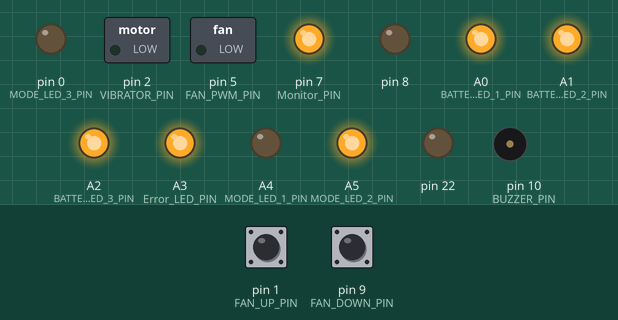
Bench run of a sketch on a simulated Arduino Nano, built with avr-gcc and run on an emulated ATmega328P. Parts: switched loads named in the sketch (green lamp = pin HIGH), output pins drawn as LEDs (lit = HIGH), buzzer (waves = sounding, pin HIGH). Inputs (shaded band) come from the test bench; at power-on: pin 1 (FAN_UP_PIN) LOW, pin 9 (FAN_DOWN_PIN) LOW.

Above: at 2.8 s.
2.9 s: pin 1 (FAN_UP_PIN) pulled HIGH for 0.15 s
At 2.97 s:
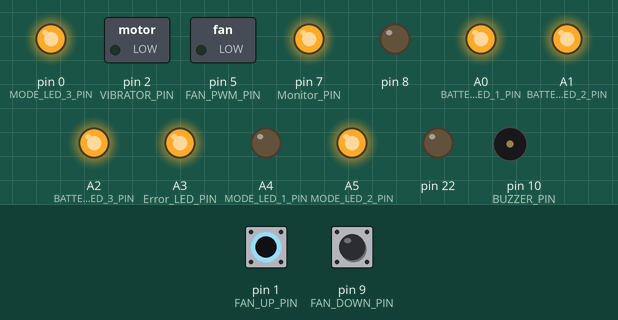
4.5 s: pin 9 (FAN_DOWN_PIN) pulled HIGH for 0.15 s
At 4.57 s:
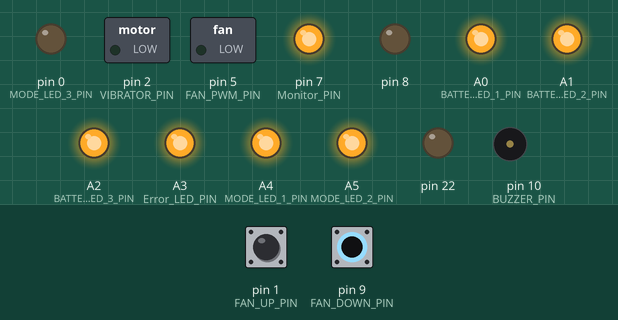
6.1 s: pin 9 (FAN_DOWN_PIN) pulled HIGH for 3.2 s
At 10.2 s:
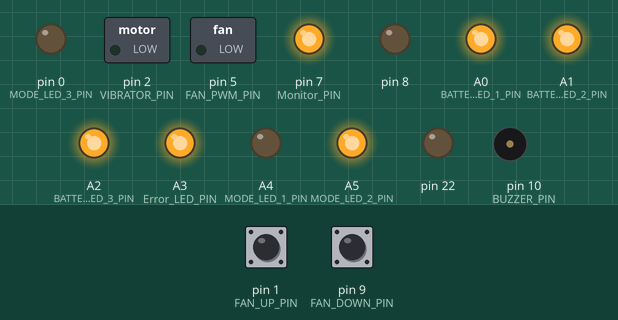
10.8 s: pin 1 (FAN_UP_PIN) pulled HIGH for 3.2 s
At 11.4 s:
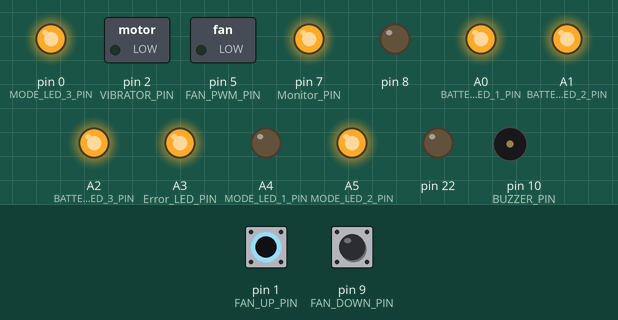
15.5 s: pin 1 (FAN_UP_PIN) driven HIGH and pin 9 (FAN_DOWN_PIN) driven HIGH
At 16.2 s:
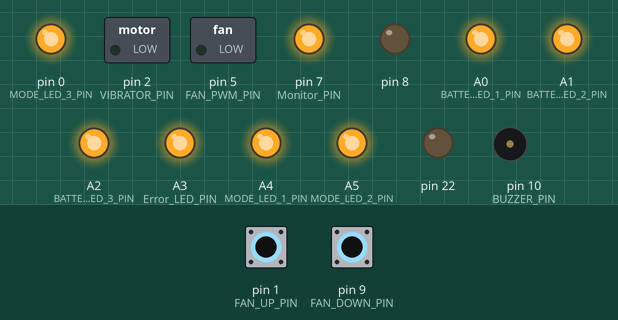
Timing chart, 0 to 18.0 s (numbered marks = the images above; inputs shaded):
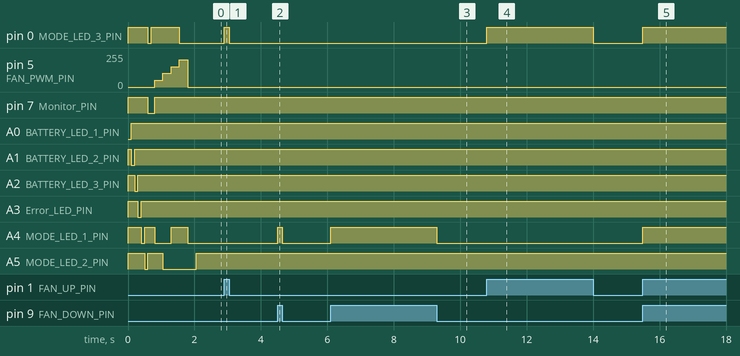

The sketch:

Test_of_Second_board_ver1.ino
```cpp
//================================================================
// OUTPUT PINS
#define FAN_PWM_PIN                 5
#define BATTERY_LED_1_PIN           A0
#define BATTERY_LED_2_PIN           A1
#define BATTERY_LED_3_PIN           A2
#define Error_LED_PIN               A3
#define MODE_LED_1_PIN              A4
#define MODE_LED_2_PIN              A5
#define MODE_LED_3_PIN              0
#define BUZZER_PIN                  10
#define VIBRATOR_PIN                2

//================================================================
// INPUT PINS
#define BATTERY_VOLTAGE_PIN         A7
#define Monitor_PIN                 7
#define FAN_RPM_PIN                 3
#define FAN_UP_PIN                  1
#define FAN_DOWN_PIN                9

//================================================================

#define DELAY_100ms 100
#define DELAY_1SEC 1000
#define DELAY_5SEC 5000

bool Fan_Up_Value;
bool Fan_Down_Value;
bool Monitor_PIN_Value;

uint8_t s_fan_pwm_off = 0;
uint8_t s_fan_pwm_low = 51;
uint8_t s_fan_pwm_mid_low = 102;
uint8_t s_fan_pwm_mid = 153;
uint8_t s_fan_pwm_mid_hi = 204;
uint8_t s_fan_pwm_hi = 255;

//================================================================
void setup() {

// SETUP INPUT/OUTPUT PINS and Pullup resistor
DDRB = DDRB | B01000101;
DDRC = DDRC | B00111111;
DDRD = DDRD | B10000101;
PORTD = B10000000;

//================================================================

  // turn the fan off
  analogWrite(FAN_PWM_PIN, 0);

  // Setup the LED pins as outputs and turn the LEDs off
  PORTC = 0x3f;
  PORTD = 0x81;

  // Buzzer
  analogWrite(BUZZER_PIN, 0);

  // Vibrator
  digitalWrite(VIBRATOR_PIN, LOW);
}

void loop() {

  // Strobe LED
  PORTC = 0x3E;
  delay(DELAY_100ms);
  PORTC = 0x3D;
  delay(DELAY_100ms);
  PORTC = 0x3B;
  delay(DELAY_100ms);
  PORTC = 0x37;
  delay(DELAY_100ms);
  PORTC = 0x02F;
  delay(DELAY_100ms);
  PORTC = 0x1F;
  delay(DELAY_100ms);
  PORTC = 0x3F;
  PORTD = 0x00;
  delay(DELAY_100ms);
  PORTD =0x01;
  delay(DELAY_100ms);

  // Buzzer
/* for (int i = 0; i < 2; i++) {
    tone(BUZZER_PIN, 1000);
    delay(DELAY_100ms);
    tone(BUZZER_PIN, 500);
    delay(DELAY_1SEC);
    tone(BUZZER_PIN, 800);
    delay(DELAY_1SEC);
    tone(BUZZER_PIN, 1200);
    delay(DELAY_1SEC);
    noTone(BUZZER_PIN);
  }
*/


  // Vibration
 /* for (int i = 0; i < 4; i++) {
    digitalWrite(VIBRATOR_PIN, HIGH);
    delay(DELAY_100ms);
    digitalWrite(VIBRATOR_PIN, LOW);
    delay(DELAY_100ms);
  }
  */
  // FAN LOW
  analogWrite(FAN_PWM_PIN, s_fan_pwm_low);
  PORTC = 0x2F;
  PORTD = 0x81;
  delay(DELAY_1SEC/4);


   // FAN MID_LOW
  analogWrite(FAN_PWM_PIN, s_fan_pwm_mid_low);
  PORTC = 0x0F;
  PORTD = 0x81;

  delay(DELAY_1SEC/4);


  // FAN MED
  analogWrite(FAN_PWM_PIN, s_fan_pwm_mid);
  PORTC = 0x1F;
  PORTD = 0x81;
  delay(DELAY_1SEC/4);


  // FAN MED_HIGH
  analogWrite(FAN_PWM_PIN, s_fan_pwm_mid_hi);
  PORTC = 0x1F;
  PORTD = 0x80;
  delay(DELAY_1SEC/4);


  // FAN HIGH
  analogWrite(FAN_PWM_PIN, s_fan_pwm_hi);
  PORTC = 0x0F;
  PORTD = 0x80;
  delay(DELAY_1SEC/4);

  // FAN OFF
  analogWrite(FAN_PWM_PIN, s_fan_pwm_off);
  PORTC = 0x3F;
  PORTD = 0x81;

  while(true) {
    digitalWrite(MODE_LED_3_PIN, digitalRead(FAN_UP_PIN));
    digitalWrite(MODE_LED_1_PIN, digitalRead(FAN_DOWN_PIN));
    digitalWrite(BATTERY_LED_1_PIN, digitalRead(Monitor_PIN));
           }
}
```

Measured:
- after the input at 2.9 s, pin 0 (MODE_LED_3_PIN): LOW → HIGH at once, → LOW 0.15 s later
- after the input at 4.5 s, A4 (MODE_LED_1_PIN): LOW → HIGH at once, → LOW 0.15 s later
- after the input at 6.1 s, A4 (MODE_LED_1_PIN): LOW → HIGH at once, → LOW 3.2 s later
- after the input at 10.8 s, pin 0 (MODE_LED_3_PIN): LOW → HIGH at once, → LOW 3.2 s later
- after the input at 15.5 s, pin 0 (MODE_LED_3_PIN), A4 (MODE_LED_1_PIN): LOW → HIGH at once
